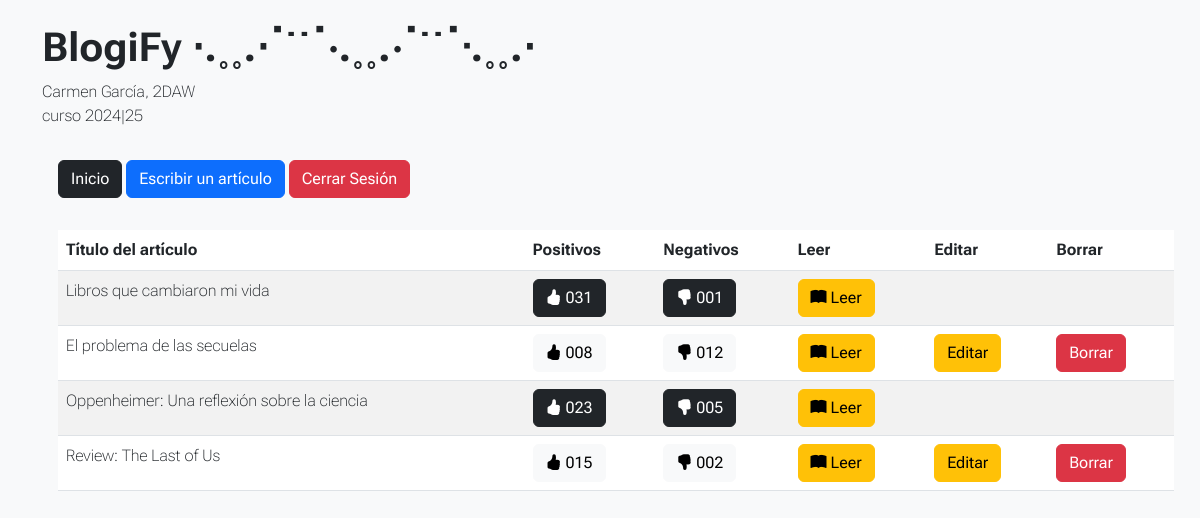
Screenshot of /practicaParaExamen/main.php (signed in) with the database file from the repository.
### tables this page shows
CREATE TABLE IF NOT EXISTS articulo (
    idArt INT AUTO_INCREMENT PRIMARY KEY,
    titulo VARCHAR(255) NOT NULL,
    texto TEXT NOT NULL,
    positivos INT DEFAULT 0,
    negativos INT DEFAULT 0,
    fecha DATE NOT NULL,
    idAut INT NOT NULL,
    FOREIGN KEY (idAut) REFERENCES usuario(idUsu) ON DELETE CASCADE,
    INDEX idx_autor (idAut),
    INDEX idx_fecha (fecha)
);

### practicaParaExamen/autoload.php (called while the page is built, shortened)
<?php
spl_autoload_register(function ($class) {
    $prefix = 'Blogify\\';
    $base_dir = __DIR__ . '/';
    $len = strlen($prefix);
    $relative_class = substr($class, $len);
    $parts = explode('\\', $relative_class);
    $className = array_pop($parts);
    $folders = array_map('strtolower', $parts);
    $folders[] = $className;
    $file = $base_dir . implode('/', $folders) . '.php';
});

### practicaParaExamen/session/Sesion.php (called while the page is built, shortened)
<?php
class Sesion
{
    private static $instance = null;
    public static function init()
    {
        if (self::$instance === null) {
            self::$instance = new self();
        }
        return self::$instance;
    }
    public function get($clave)
    {
        return $_SESSION[$clave] ?? null;
    }
}

### practicaParaExamen/config.php (called while the page is built, shortened)
<?php
require_once __DIR__ . '/autoload.php';
$sesion = Sesion::init();

### practicaParaExamen/main.php (the view, shortened to what this page needs)
<?php
require_once 'config.php';
$usuario = [
    'idUsu' => $sesion->get('usuario_id'),
    'nombre' => $sesion->get('usuario_nombre'),
    'apellido' => $sesion->get('usuario_apellido'),
    'email' => $sesion->get('usuario_email')
];
$sql = "SELECT a.*, u.nombre, u.apellido
        FROM articulo a
        INNER JOIN usuario u ON a.idAut = u.idUsu
        ORDER BY a.fecha DESC";
$stmt = $pdo->prepare($sql);
$stmt->execute();
$articulos = $stmt->fetchAll();
?>
<!DOCTYPE html>
<html lang="es">
<head>
    <link href="https://cdn.jsdelivr.net/npm/bootstrap@5.3.0/dist/css/bootstrap.min.css" rel="stylesheet">
    <link rel="stylesheet" href="https://cdn.jsdelivr.net/npm/bootstrap-icons@1.11.0/font/bootstrap-icons.css">
</head>
<body>
    <div class="container">
        <header class="mt-4">
            <h1>BlogiFy ⋅.˳˳.⋅ॱ˙˙ॱ⋅.˳˳.⋅ॱ˙˙ॱᐧ.˳˳.⋅</h1>
            <p>
                <?= htmlspecialchars($usuario['nombre'] . " " . $usuario['apellido']) ?>, 2DAW<br />
                curso 2024|25
            </p>
        </header>
        <main>
            <form method="post">
                <div class="row">
                    <div class="m-3">
                        <a href="./main.php" class="btn btn-dark">Inicio</a>
                        <a href="./articulo.php" class="btn btn-primary">Escribir un artículo</a>
                        <a href="./logout.php" class="btn btn-danger">Cerrar Sesión</a>
                    </div>
                    <div class="m-3">
                        <table class="table table-striped">
                            <thead>
                                <tr>
                                    <th>Título del artículo</th>
                                    <th>Positivos</th>
                                    <th>Negativos</th>
                                    <th>Leer</th>
                                    <th>Editar</th>
                                    <th>Borrar</th>
                                </tr>
                            </thead>
                            <tbody>
                                <?php foreach ($articulos as $articulo): ?>
                                <?php
                                    $esDelUsuario = $articulo['idAut'] === $usuario['idUsu'];
                                    $botonClass = $esDelUsuario ? 'btn btn-light' : 'btn btn-dark';
                                    $positivos = str_pad($articulo['positivos'], 3, '0', STR_PAD_LEFT);
                                    $negativos = str_pad($articulo['negativos'], 3, '0', STR_PAD_LEFT);
                                ?>
                                <tr>
                                    <td><?= htmlspecialchars($articulo['titulo']) ?></td>
                                    <td>
                                        <?php if (!$esDelUsuario): ?>
                                        <a href="./masPositivo.php?idArt=<?= $articulo['idArt'] ?>" class="<?= $botonClass ?>">
                                            <i class="bi bi-hand-thumbs-up-fill"></i> <?= $positivos ?>
                                        </a>
                                        <?php else: ?>
                                        <span class="<?= $botonClass ?>">
                                            <i class="bi bi-hand-thumbs-up-fill"></i> <?= $positivos ?>
                                        </span>
                                        <?php endif; ?>
                                    </td>
                                    <td>
                                        <?php if (!$esDelUsuario): ?>
                                        <a href="./masNegativo.php?idArt=<?= $articulo['idArt'] ?>" class="<?= $botonClass ?>">
                                            <i class="bi bi-hand-thumbs-down-fill"></i> <?= $negativos ?>
                                        </a>
                                        <?php else: ?>
                                        <span class="<?= $botonClass ?>">
                                            <i class="bi bi-hand-thumbs-down-fill"></i> <?= $negativos ?>
                                        </span>
                                        <?php endif; ?>
                                    </td>
                                    <td>
                                        <a href="./leer.php?idArt=<?= $articulo['idArt'] ?>" class="btn btn-warning">
                                            <i class="bi bi-book-fill"></i> Leer
                                        </a>
                                    </td>
                                    <td>
                                        <?php if ($esDelUsuario): ?>
                                        <a href="./editarArticulo.php?idArt=<?= $articulo['idArt'] ?>" class="btn btn-warning">Editar</a>
                                        <?php endif; ?>
                                    </td>
                                    <td>
                                        <?php if ($esDelUsuario): ?>
                                        <a href="./borrar.php?idArt=<?= $articulo['idArt'] ?>" class="btn btn-danger">Borrar</a>
                                        <?php endif; ?>
                                    </td>
                                </tr>
                                <?php endforeach; ?>
                            </tbody>
                        </table>
                    </div>
                </div>
            </form>
        </main>
    </div>
</body>
</html>

### practicaParaExamen/main.php (style rules this page uses)
body { font-family: 'Roboto Flex', sans-serif; font-weight: 100; background-color: #f8f9fa; }
.table { font-family: 'Roboto Flex', sans-serif; font-weight: 100; }
h1 { font-weight: 700; }

### rows the page displays
articulo: titulo "Libros que cambiaron mi vida", positivos "031", negativos "001"
articulo: titulo "El problema de las secuelas", positivos "008", negativos "012"
articulo: titulo "Oppenheimer: Una reflexión sobre la ciencia", positivos "023", negativos "005"
articulo: titulo "Review: The Last of Us", positivos "015", negativos "002"

### other values shown
$usuario['nombre'] . " " . $usuario['apellido'] "Carmen García"
